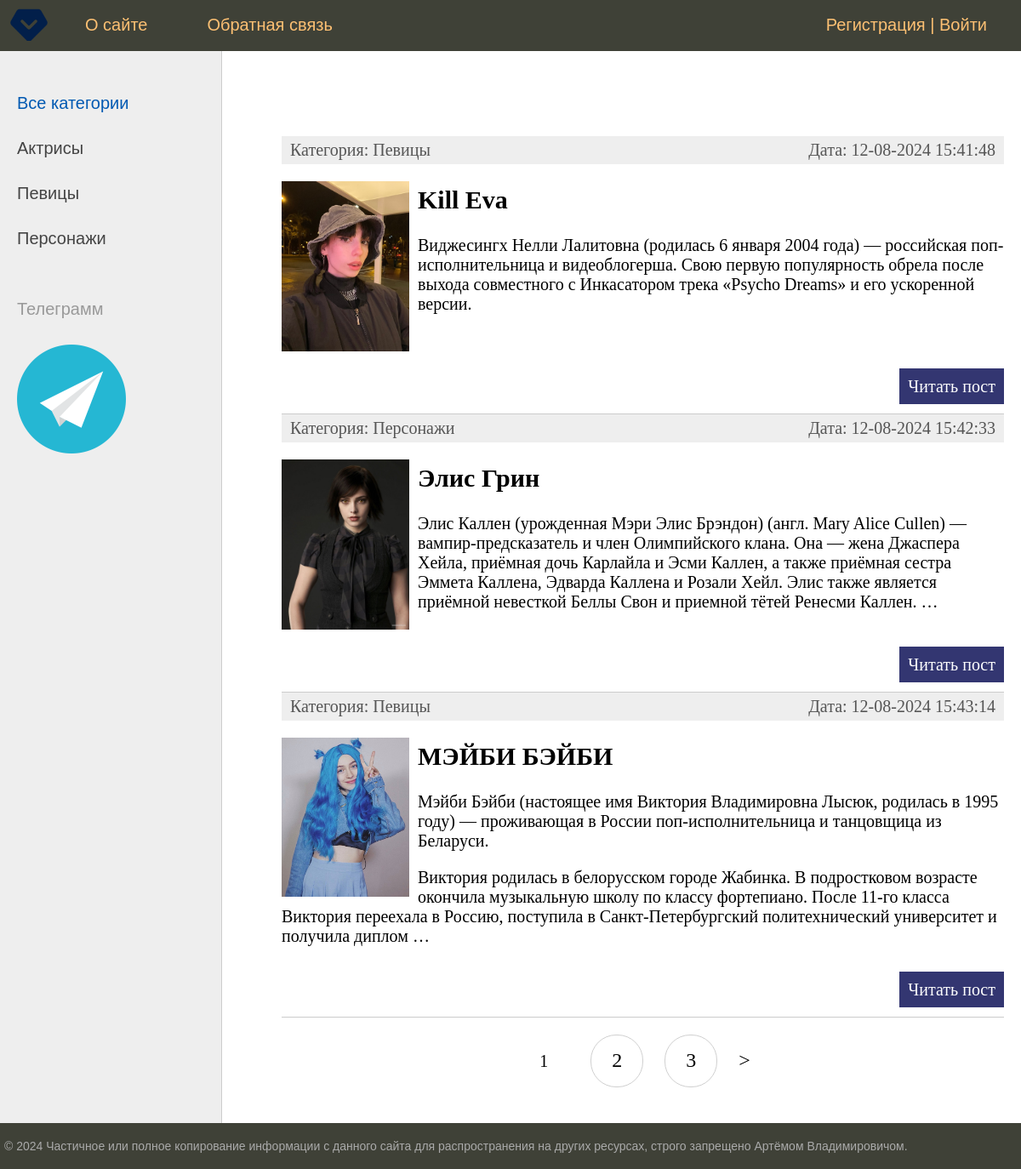
The page / on the database its author committed.
### girls/models.py (models this page shows, shortened)
class Category(models.Model):
    name = models.CharField(max_length=100, db_index=True, verbose_name='Категория')
    slug = models.SlugField(max_length=255, unique=True, db_index=True, verbose_name="URL")
    def __str__(self):
        return self.name
    def get_absolute_url(self):
        return reverse('category', kwargs={'cat_slug': self.slug})
    class Meta:
        verbose_name = 'Категория'
        verbose_name_plural = 'Категории'
        ordering = ['id']

class Girls(models.Model):
    title = models.CharField(max_length=255, verbose_name='Заголовок')
    slug = models.SlugField(max_length=255, unique=True, db_index=True, verbose_name="URL")
    content = models.TextField(blank=True, verbose_name='Текст статьи')
    photo = models.ImageField(upload_to="photos/%Y/%m/%d/", verbose_name='Фото')
    time_create = models.DateTimeField(auto_now_add=True, verbose_name='Время создания')
    time_update = models.DateTimeField(auto_now=True, verbose_name='Время изменения')
    is_published = models.BooleanField(default=True, verbose_name='Публикация')
    cat = models.ForeignKey('Category', on_delete=models.PROTECT, verbose_name='Категория')
    def get_absolute_url(self):
        return reverse('post', kwargs={'post_slug': self.slug})
    class Meta:
        verbose_name = 'Известные девушки'
        verbose_name_plural = 'Известные девушки'
        ordering = ['id']

### girls/views.py (the view)
# urls.py: path('', GirlsHome.as_view(), name='home'),
class GirlsHome(DataMixin, ListView):
    model = Girls
    template_name = 'girls/index.html'
    context_object_name = 'posts'
    def get_context_data(self, *, object_list=None, **kwargs):
        context = super().get_context_data(**kwargs)
        c_def = self.get_user_context(title='Главная страница')
        return dict(list(context.items()) + list(c_def.items()))
    def get_queryset(self):
        return Girls.objects.filter(is_published=True).select_related('cat')

### girls/templatetags/girls_tags.py (called while the page is built)
@register.inclusion_tag('girls/list_categories.html')
def show_categories(sort=None, cat_selected=0):
    if not sort:
        cats = Category.objects.all()
    else:
        cats = Category.objects.order_by(sort)
    return {"cats": cats, "cat_selected": cat_selected}

### girls/utils.py (called while the page is built)
    def get_user_context(self, **kwargs):
        context = kwargs
        cats = cache.get('cats') # кэширование
        if not cats:
            cats = Category.objects.annotate(Count('girls'))
            cache.set('cats', cats, 60)
        user_menu = menu.copy()
        if not self.request.user.is_authenticated:
            user_menu.pop(1)
        context['menu'] = user_menu
        context['cats'] = cats
        if 'cat_selected' not in context:
            context['cat_selected'] = 0
        return context

### girls/templates/girls/index.html (shortened to what this page needs)
{% extends 'girls/base.html' %}
{% block content %}
<ul class="list-articles">
	{% for p in posts %}
		<li>
			<div class="article-panel">
			<p class="first">Категория: {{p.cat}}</p>
			<p class="last">Дата: {{p.time_update|date:"d-m-Y H:i:s"}}</p>
			</div>
			{% if p.photo %}
			<p><img src="{{ p.photo.url }}" class="img-article-left thumb"></p>
			{% endif %}
			<h2>{{p.title}}</h2>
	{% autoescape on %}
	{{p.content|linebreaks|truncatewords:50}}
	{% endautoescape %}
		<p class="link-read-post"><a href="{{ p.get_absolute_url }}">Читать пост</a></p>
		</li>
	{% endfor %}
</ul>
{% endblock %}

### girls/templates/girls/base.html (shortened to what this page needs)
{% load static %}
{% load girls_tags %}
<!DOCTYPE html>
<html>
<head>
	<link type="text/css" href="{% static 'girls/css/styles.css' %}" rel="stylesheet" />
</head>
<body>
<table class="table-page" border=0 cellpadding="0" cellspacing="0">
<tr><td valign=top>
	{% block mainmenu %}
	<div class="header">
		<ul id="mainmenu" class="mainmenu">
		<li class="logo"><a href="{% url 'home' %}"><div class="logo"></div></a></li>
{% for m in menu %}
		<li><a href="{% url m.url_name %}">{{m.title}}</a></li>
{% endfor %}
			{% if request.user.is_authenticated %}
			<li class="last"> {{user.username}} | <a href="{% url 'logout' %}">Выйти</a></li>
			{% else %}
			<li class="last"><a href="{% url 'register' %}">Регистрация</a> | <a href="{% url 'login' %}">Войти</a></li>
			{% endif %}
		</ul>
	</div>
{% endblock mainmenu %}
<table class="table-content" border=0 cellpadding="0" cellspacing="0">
<tr>
<td valign="top" class="left-chapters">
	<ul id="leftchapters">
{% if cat_selected == 0 %}
		<li class="selected">Все категории</li>
{% else %}
		<li><a href="{% url 'home' %}">Все категории</a></li>
{% endif %}
{% show_categories 'name' cat_selected %}
		<li class="share">
		<p>Телеграмм</p>
		<a class="share-yt" href="https://t.me/riddleforcop" target="_blank" rel="nofollow"></a>
		</li>
	</ul>
</td>
<td valign="top" class="content">
	<div class="content-text">
{% block content %}
{% endblock %}
{% if page_obj.has_other_pages %}
<nav class="list-pages">
	<ul>
		{% for p in paginator.page_range %}
		{% if page_obj.number == p %}
		<li class="page-num page-num-selected">{{ p }}</li>
		{% elif p >= page_obj.number|add:-2 and p <= page_obj.number|add:2 %}
		<li class="page-num">
			<a href="?page={{ p }}">{{ p }}</a>
		</li>
		{% endif %}
		{% endfor %}
		{% if page_obj.has_next %}
		<li class="page_num">
			<a href="?page={{ page_obj.next_page_number }}">&gt;</a>
		</li>
		{% endif %}
	</ul>
</nav>
{% endif %}
	</div>
</td></tr></table>
</td></tr>
<tr><td valign=top>
	<div id="footer">
		<p>&copy; 2024 Частичное или полное копирование информации с данного сайта для распространения на других ресурсах, строго запрещено Артёмом Владимировичом.</p>
	</div>
</td></tr></table>
</body>
</html>

### girls/templates/girls/list_categories.html
{% for c in cats %}
{% if c.pk == cat_selected %}
		<li class="selected">{{c.name}}</li>
	{% else %}
		<li><a href="{{ c.get_absolute_url }}">{{c.name}}</a></li>
	{% endif %}
{% endfor %}

### girls/static/girls/css/styles.css (style rules this page uses)
html, body { font-family: 'Arial'; margin: 0; padding: 0; height: 100%; width: 100%; color: #444; }
a { color: #0059b2; text-decoration: none; }
img { max-width: 600px; height: auto; }
img.img-article-left { max-width: 300px; height: auto; float: left; padding: 0 10px 10px 0; }
img.img-article-left.thumb { max-width: 150px; height: auto; }
p.link-read-post { text-align: right; }
p.link-read-post a { padding: 10px; min-width: 100px; background: #333671; color: #fff; text-decoration: none; }
div.article-panel { background: #eee; padding: 5px 10px 5px 10px; box-sizing: border-box; overflow: hidden; color: #555; }
div.article-panel p.first { margin: 0; float: left; }
div.article-panel p.last { margin: 0; float: right; }
ul.list-articles { list-style: none; margin: 0; padding: 0; }
ul.list-articles li { border-bottom: 1px solid #ccc; }
.table-page { width: 100%; height: 100%; vertical-align: top; }
.table-page tr { height: 100%; }
.header { background: #3F4137; height: 60px; }
.logo { background: url('../images/logo.png') no-repeat 10px 5px; width: 70px; height: 48px; }
ul.mainmenu { list-style: none; margin: 0; padding: 0; height: 60px; color: #fdc073; font-size: 20px; overflow: hidden; }
ul.mainmenu li { float: left; margin: 18px 40px 0 30px; }
ul.mainmenu li.logo { margin: 0; }
ul.mainmenu li.last { float: right; }
ul.mainmenu li a { color: #fdc073; text-decoration: none; }
.table-content { width: 100%; min-height: 100%; height: 100%; }
.left-chapters { margin: 0; background: #eee; border-right: 1px solid #ccc; min-height: 100%; }
.left-chapters ul { width: 230px; min-height: 100%; margin: 0; padding: 20px 10px 10px 20px; list-style: none; font-size: 20px; }
.left-chapters ul li { margin: 30px 0 0 0; color: #999; }
.left-chapters ul li.selected { color: #0059b2; }
.left-chapters ul li a { color: #444; text-decoration: none; }
.left-chapters ul li.share { margin: 60px 0 0 0; }
.left-chapters ul li.share p { margin: 30px 0 30px 0; }
.left-chapters ul li.share a { display: inline-block; width: 40px; height: 40px; margin: 0 20px 0 0; }
.left-chapters ul li.share a.share-yt { width: 100%; height: 128px; background: url('../images/share_t.png') no-repeat 0 0 }
.content { padding: 40px 20px 20px 40px; width: 100%; box-sizing: border-box; }
.content-text { margin: 60px 0 0 30px; color: #000; font-size: 20px; font-family: Yandex Sans Display Light; }
#footer { box-sizing: border-box; background: #3F4137; padding: 5px; color: #aaa; font-size: 14px; font-family: Verdana, Geneva, Arial, Helvetica; text-align: left; overflow: hidden; }
.list-pages { text-align: center; margin: 0 0 20px 0; }
.list-pages ul { margin: 20px 0 0 0; padding: 0; list-style: none; }
.list-pages ul li { display: inline-block; margin: 0 20px 0 0; }
.list-pages a { color: #000; font-size: 24px; text-decoration: none; }
.list-pages .page-num, .page-num-selected { display: inline-block; width: 60px; height: 44px; padding: 16px 0 0 0; border: 1px solid #d0d0d0; border-radius: 30px; }
.list-pages .page-num-selected { border: none; color: #000; font-size: 20px; }

### rows shown on the page
Category: name "Актрисы"
Category: name "Певицы"
Category: name "Персонажи"
Girls: cat "Певицы", time_update "12-08-2024 15:41:48", photo (picture), title "Kill Eva", content "Виджесингх Нелли Лалитовна (родилась 6 января 2004 года) — российская поп-исполнительница и видеоблогерша. Свою первую популярность обрела после выхода совместного с Инкасатором трека «Psycho Dreams» и его ускоренной версии."
Girls: cat "Персонажи", time_update "12-08-2024 15:42:33", photo (picture), title "Элис Грин", content "Элис Каллен (урожденная Мэри Элис Брэндон) (англ. Mary Alice Cullen) — вампир-предсказатель и член Олимпийского клана. Она — жена Джаспера Хейла, приёмная дочь Карлайла и Эсми Каллен, а также приёмная сестра Эммета Каллена, Эдварда Каллена и Розали Хейл. Элис также является приёмной невесткой Беллы Свон и приемной тётей Ренесми Каллен. …"
Girls: cat "Певицы", time_update "12-08-2024 15:43:14", photo (picture), title "МЭЙБИ БЭЙБИ", content "Мэйби Бэйби (настоящее имя Виктория Владимировна Лысюк, родилась в 1995 году) — проживающая в России поп-исполнительница и танцовщица из Беларуси. Виктория родилась в белорусском городе Жабинка. В подростковом возрасте окончила музыкальную школу по классу фортепиано. После 11-го класса Виктория переехала в Россию, поступила в Санкт-Петербургский политехнический университет и получила диплом …"

### other values the page prints
{{ m.title }} "О сайте" "Обратная связь"
{{ p }} "1"
{{ p }} "2" "3"
